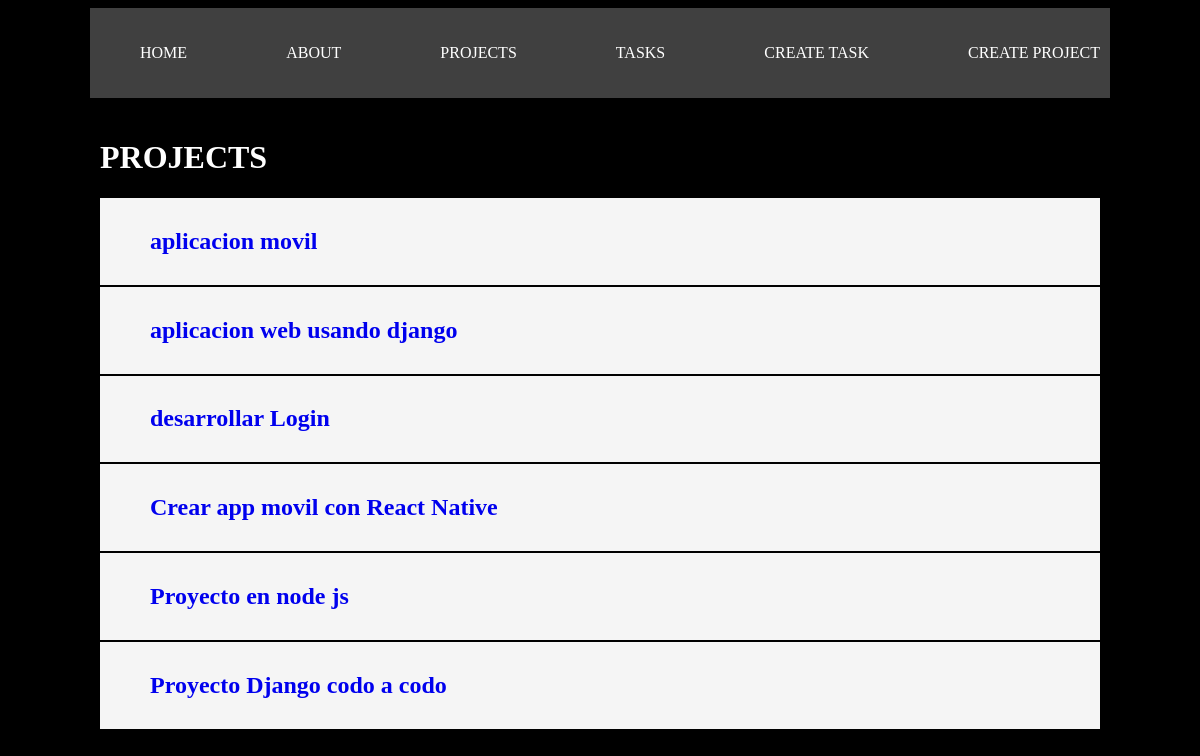
The page /projects/ on the database as committed earlier.
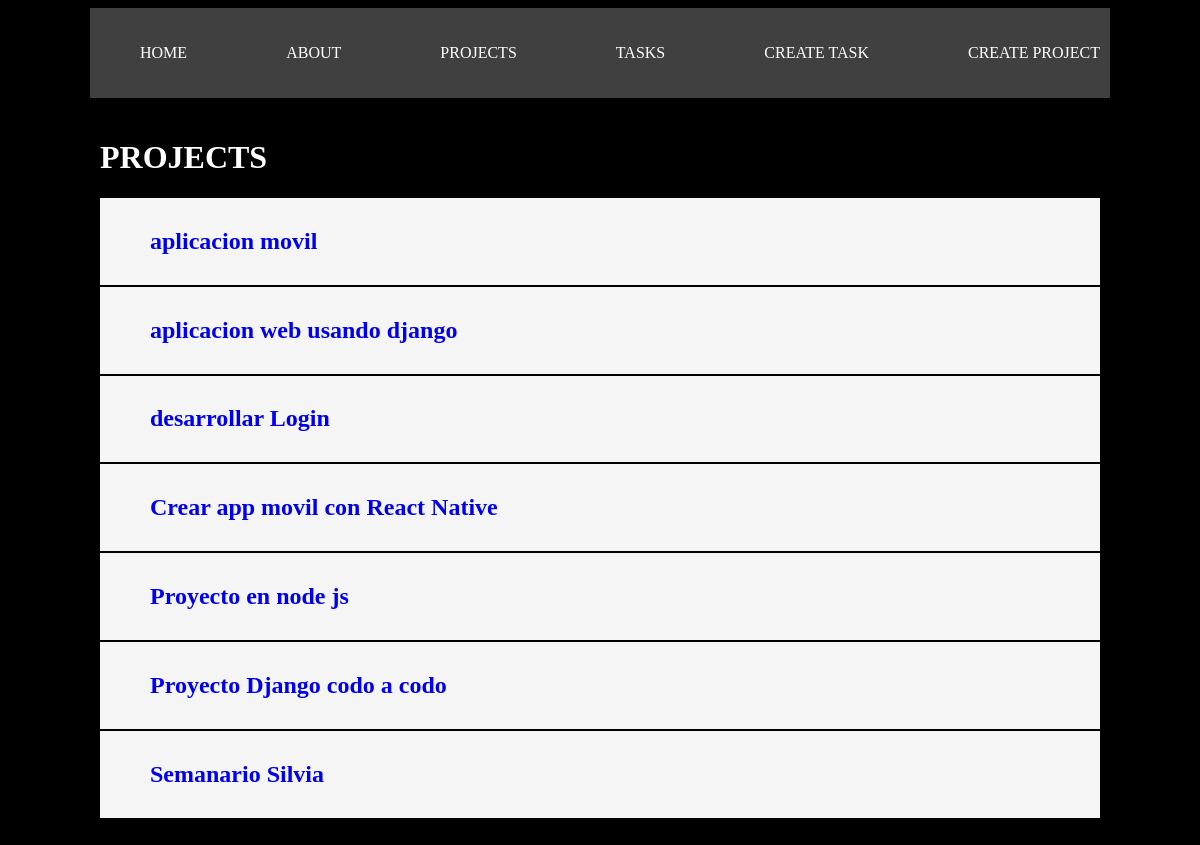
The same page on the database as committed later.
### myapp/models.py (models this page shows, shortened)
class Project(models.Model):
    name = models.CharField(max_length=200)

### myapp/views.py (the view)
# urls.py: path('projects/', views.projects, name='projects'),
def projects(request):
    projects = Project.objects.all()
    return render(request, 'projects/projects.html', {
        'projects': projects
    })

### myapp/templates/projects/projects.html
{% extends 'layout/base.html' %}
{% block content %}
<h1>PROJECTS</h1>
{% for project in projects %}
<article class='cardone'>
    <ul>
        <li>
            <a href=" {% url 'project_detail' project.id %} ">
                <h2>{{project.name}}</h2>
            </a>
        </li>
    </ul>
</article>
{% endfor %}
{% endblock %}

Rows that differ between the two databases and show on the page:
added Project: name "Semanario Silvia"
